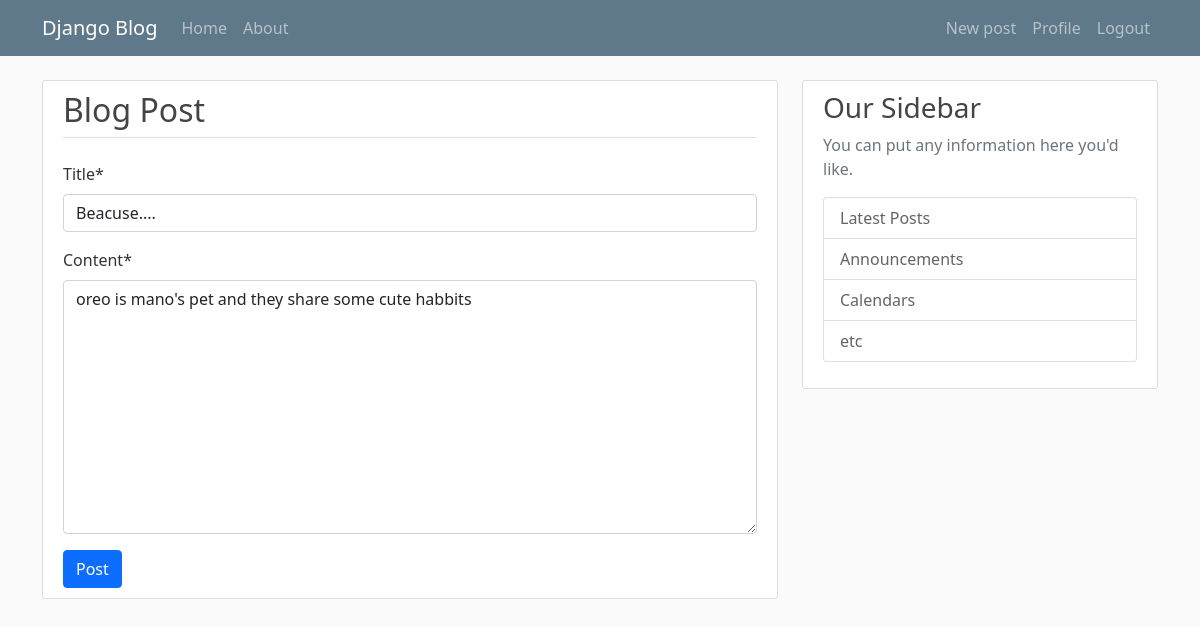
The page /post/11/update/ (signed in) on the database as committed earlier.
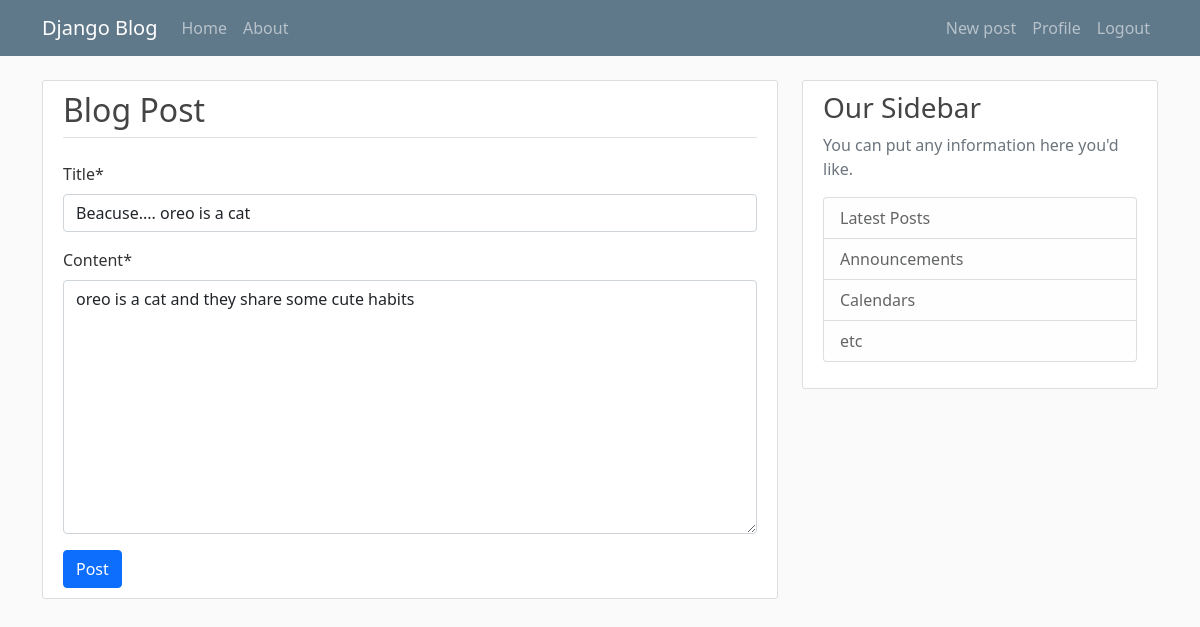
The same page on the database as committed later.
### blog/models.py (models this page shows, shortened)
class post (models.Model):
    title = models.CharField(max_length=100)
    content = models.TextField()
    date_posted = models.DateTimeField(default=timezone.now)
    author = models.ForeignKey(User, on_delete=models.CASCADE)

### blog/views.py (the view, shortened to what this page needs)
# urls.py: path('post/<int:pk>/update/', PostUpdateView.as_view(), name='Post-Update'),
class PostUpdateView(LoginRequiredMixin,UserPassesTestMixin,UpdateView):
    model=post
    fields = ['title','content']
    def test_func(self):
        post = self.get_object()
        if self.request.user == post.author:
            return True
        return False

### blog/templates/blog/post_form.html (shortened to what this page needs)
{% extends 'blog/base.html' %} {% block content %}
{% load crispy_forms_tags %}
<div class="content-section">
  <form method="POST">
    <fieldset class="form-group">
      <legend class="border-bottom mb-4">
        <h2>Blog Post</h2>
      </legend>
      {{form|crispy}}
    </fieldset>
    <div class="form-group">
      <button class="btn btn-primary btn" type="submit">Post</button>
    </div>
  </form>
</div>
{% endblock content %}

Rows that differ between the two databases and show on the page:
changed post: title "Beacuse...." → "Beacuse.... oreo is a cat"; content "oreo is mano's pet and they share some cute habbits" → "oreo is a cat and they share some cute habits"
